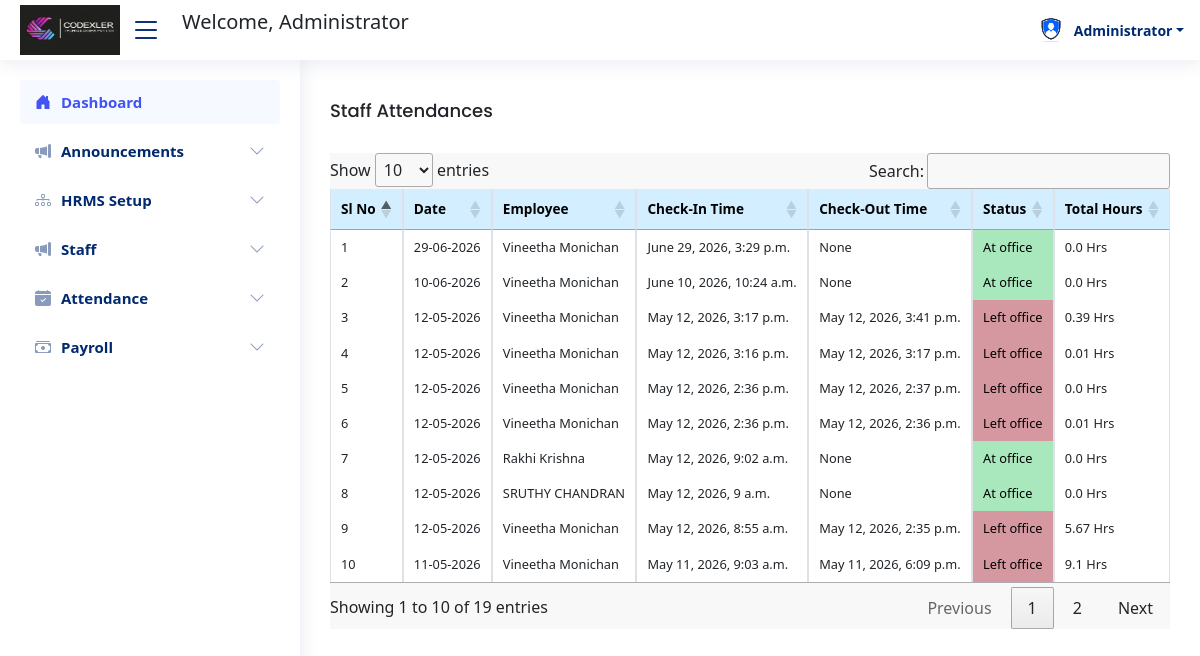
Page /view_attendance (signed in) on the committed database.
### codex_app/models.py (models this page shows, shortened)
class Registration(models.Model):
    Emp_Id = models.CharField(max_length=200, null=True, blank=True)
    First_name = models.CharField(max_length=200, null=True, blank=True)
    department = models.ForeignKey(
        Department,
        on_delete=models.SET_NULL,
        null=True,
        blank=True
    )
    designation = models.ForeignKey(
        Designation,
        on_delete=models.SET_NULL,
        null=True,
        blank=True
    )
    Email = models.EmailField(max_length=200, null=True, blank=True)
    Password = models.CharField(max_length=200, null=True, blank=True)
    Mobile_Number = models.CharField(max_length=200, null=True, blank=True)
    Registration_date = models.DateField(null=True, blank=True)
    Image = models.ImageField(upload_to='images/', null=True, blank=True)
    Gender = models.CharField(max_length=200, null=True, blank=True)
    Address = models.CharField(max_length=1000, null=True, blank=True)
    Location = models.CharField(max_length=1000, null=True, blank=True)
    User_role = models.CharField(max_length=200, null=True, blank=True)
    user = models.OneToOneField(
        User,
        on_delete=models.CASCADE,
        null=True,
        blank=True
    )

class Attendance(models.Model):
    employee = models.ForeignKey(
        Registration,
        on_delete=models.CASCADE,
        related_name="attendance_records",
        null=True,
        blank=True
    )
    date = models.DateField(default=now)
    check_in_time = models.DateTimeField(null=True, blank=True)
    check_out_time = models.DateTimeField(null=True, blank=True)
    status = models.CharField(
        max_length=50,
        choices=[
            ("Present", "Present"),
            ("Absent", "Absent"),
            ("Leave", "Leave")
        ],
        default="Present"
    )
    total_working_hours = models.FloatField(default=0.0)
    webcam_image_in = models.ImageField(
        upload_to='attendance_images/',
        null=True,
        blank=True
    )
    webcam_image_out = models.ImageField(
        upload_to='attendance_images/',
        null=True,
        blank=True
    )

### codex_app/views.py (the view)
# urls.py: path('view_attendance', views.view_attendance, name='view_attendance'),
def view_attendance(request):
    bok = Registration.objects.get(id=request.session['logg'])
    attendance = Attendance.objects.all()
    return render(request, 'view_attendance.html', {
        'attendance': attendance,
        'bok': bok
    })

### templates/view_attendance.html (shortened to what this page needs)
{% if bok.User_role == "admin" %}
{% include 'superadmin_navbar.html' %}
{% else %}
{% include 'admin_navbar.html' %}
{% endif %}
{% load static %}
<!DOCTYPE html>
<html lang="en">
<head>
    <link href="https://cdn.jsdelivr.net/npm/bootstrap@5.3.0/dist/css/bootstrap.min.css" rel="stylesheet">
    <link rel="stylesheet" href="https://pro.fontawesome.com/releases/v5.10.0/css/all.css">
    <link rel="stylesheet" href="https://cdn.datatables.net/1.13.4/css/jquery.dataTables.min.css">
</head>
<body>
  <main id="main" class="main">
    <div class="d-flex justify-content-between align-items-center mt-0.15">
        <h3 class="card-title">Staff Attendances</h3>
    </div>
    <div class="table-responsive mt-3" style="background-color: #f8f8f8;">
        <table id="attendanceTable" class="table table-sm table-bordered">
            <thead style="background-color: #D3EEFF; color: black; font-size: 0.85rem;">
                <tr>
                    <th style="background-color: #D3EEFF;color: black;">Sl No</th>
                    <th style="background-color: #D3EEFF;color: black;">Date</th>
                    <th style="background-color: #D3EEFF;color: black;">Employee</th>
                    <th style="background-color: #D3EEFF;color: black;">Check-In Time</th>
                    <th style="background-color: #D3EEFF;color: black;">Check-Out Time</th>
                    <th style="background-color: #D3EEFF;color: black;">Status</th>
                    <th style="background-color: #D3EEFF;color: black;">Total Hours</th>
                </tr>
            </thead>
            <tbody style="font-size: 0.8rem;">
                {% for record in attendance|dictsortreversed:"id" %}
                <tr class="record-row">
                    <td>{{ forloop.counter }}</td>
                    <td>{{ record.date|date:'d-m-Y' }}</td>
                    <td>{{ record.employee.First_name }}</td>
                    <td class="check_in_time">{{ record.check_in_time }}</td>
                    <td class="check_out_time">{{ record.check_out_time }}</td>
                    <td class="status">{{ record.status }}</td>
                    <td>{{ record.total_working_hours }} Hrs</td>
                </tr>
                {% endfor %}
            </tbody>
        </table>
    </div>
  </main>
</body>
</html>

### templates/superadmin_navbar.html (shortened to what this page needs)
{% load static %}
<!DOCTYPE html>
<html lang="en">
<head>
  <link rel="stylesheet" href="https://pro.fontawesome.com/releases/v5.10.0/css/all.css">
  <link rel="stylesheet" href="https://cdn.jsdelivr.net/npm/bootstrap@5.3.0/dist/css/bootstrap.min.css">
  <link rel="stylesheet" href="{% static 'assets/vendor/bootstrap-icons/bootstrap-icons.css' %}">
  <link rel="stylesheet" href="{% static 'assets/vendor/boxicons/css/boxicons.min.css' %}">
  <link rel="stylesheet" href="{% static 'assets/vendor/quill/quill.snow.css' %}">
  <link rel="stylesheet" href="{% static 'assets/vendor/remixicon/remixicon.css' %}">
  <link rel="stylesheet" href="{% static 'assets/vendor/simple-datatables/style.css' %}">
  <link rel="stylesheet" href="{% static 'assets/css/style.css' %}">
</head>
<body>
  <header id="header" class="header fixed-top d-flex align-items-center" >
    <div class="d-flex align-items-center justify-content-between" >
      <a href=""><img src="{% static 'logo_c_frame.jpeg' %}" width="100" height="50" alt=""></a>
      <i class="bi bi-list toggle-sidebar-btn"></i>
    </div>
    <div class="search-bar" >
      <p style="font-size:20px;">Welcome, {{ bok.First_name }}
     </p>
    </div>
    <nav class="header-nav ms-auto">
      <ul class="d-flex align-items-center" >
        <li class="nav-item dropdown pe-3" >
          <a class="nav-link nav-profile d-flex align-items-center pe-0" href="#" data-bs-toggle="dropdown" style="background-color: white;">
            <img src="/media/{{ bok.Image }}" alt="" width="30" style="background-color: white;">
            <span class="d-none d-md-block dropdown-toggle ps-2" style="background-color: white;">{{ bok.First_name }}</span>
          </a>
        </li>
      </ul>
    </nav>
  </header>
  <aside id="sidebar" class="sidebar" >
    <ul class="sidebar-nav" id="sidebar-nav">
      <li class="nav-item">
        <a class="nav-link {% if request.resolver_match.url_name == 'super_admin_home' %}active{% endif %}" href="{% url 'super_admin_home' %}" >
          <i class="bi bi-house-door-fill"></i> Dashboard
        </a>
      </li>
<li class="nav-item">
  <a class="nav-link collapsed"
     data-bs-toggle="collapse"
     href="#announcement-nav">
    <i class="bi bi-megaphone-fill"></i>
    <span>Announcements</span>
    <i class="bi bi-chevron-down ms-auto"></i>
  </a>
</li>
          <li class="nav-item">
    <a class="nav-link collapsed"
       data-bs-target="#hrms-nav"
       data-bs-toggle="collapse"
       href="#">
        <i class="bi bi-diagram-3"></i>
        <span>HRMS Setup</span>
        <i class="bi bi-chevron-down ms-auto"></i>
    </a>
</li>
        <li class="nav-item">
  <a class="nav-link collapsed"
     data-bs-toggle="collapse"
     href="#employee-nav">
    <i class="bi bi-megaphone-fill"></i>
    <span>Staff</span>
    <i class="bi bi-chevron-down ms-auto"></i>
  </a>
</li>
     <li class="nav-item">
    <a class="nav-link collapsed"
       data-bs-toggle="collapse"
       href="#attendanceMenu">
        <i class="bi bi-calendar-check-fill"></i>
        <span>Attendance</span>
        <i class="bi bi-chevron-down ms-auto"></i>
    </a>
</li>
<li class="nav-item">
  <a class="nav-link collapsed"
     data-bs-target="#payroll-nav"
     data-bs-toggle="collapse"
     href="#"
    >
    <i class="bi bi-cash-stack" ></i>
    Payroll
    <i class="bi bi-chevron-down ms-auto"></i>
  </a>
</li>
    </ul>
  </aside>
</body>
</html>

### static/assets/css/style.css (style rules this page uses)
:root { scroll-behavior: smooth; }
body { font-family: "Open Sans", sans-serif; background: #f6f9ff; color: #444444; }
a { color: #4154f1; text-decoration: none; }
h1, h2, h3, h4, h5, h6 { font-family: "Nunito", sans-serif; }
#main { margin-top: 60px; padding: 20px 30px; transition: all 0.3s; }
.card-title { padding: 20px 0 15px 0; font-size: 18px; font-weight: 500; color: #012970; font-family: "Poppins", sans-serif; }
.header { transition: all 0.5s; z-index: 997; height: 60px; box-shadow: 0px 2px 20px rgba(1, 41, 112, 0.1); background-color: #fff; padding-left: 20px; }
.header .toggle-sidebar-btn { font-size: 32px; padding-left: 10px; cursor: pointer; color: #012970; }
.header .search-bar { min-width: 360px; padding: 0 20px; }
.header-nav ul { list-style: none; }
.header-nav>ul { margin: 0; padding: 0; }
.header-nav .nav-profile { color: #012970; }
.header-nav .nav-profile img { max-height: 36px; }
.header-nav .nav-profile span { font-size: 14px; font-weight: 600; }
.sidebar { position: fixed; top: 60px; left: 0; bottom: 0; width: 300px; z-index: 996; transition: all 0.3s; padding: 20px; overflow-y: auto; scrollbar-width: thin; scrollbar-color: #aab7cf transparent; box-shadow: 0px 0px 20px rgba(1, 41, 112, 0.1); background-color: #fff; }
@media (min-width: 1200px) { #main, #footer { margin-left: 300px; } }
.sidebar-nav { padding: 0; margin: 0; list-style: none; }
.sidebar-nav li { padding: 0; margin: 0; list-style: none; }
.sidebar-nav .nav-item { margin-bottom: 5px; }
.sidebar-nav .nav-link { display: flex; align-items: center; font-size: 15px; font-weight: 600; color: #4154f1; transition: 0.3; background: #f6f9ff; padding: 10px 15px; border-radius: 4px; }
.sidebar-nav .nav-link i { font-size: 16px; margin-right: 10px; color: #4154f1; }
.sidebar-nav .nav-link.collapsed { color: #012970; background: #fff; }
.sidebar-nav .nav-link.collapsed i { color: #899bbd; }
.sidebar-nav .nav-link .bi-chevron-down { margin-right: 0; transition: transform 0.2s ease-in-out; }

### rows in the picture
Registration: First_name "Administrator", Image (picture)
Attendance: date "29-06-2026", employee.First_name "Vineetha Monichan", check_in_time "June 29, 2026, 3:29 p.m.", check_out_time "None", total_working_hours "0.0"
Attendance: date "10-06-2026", employee.First_name "Vineetha Monichan", check_in_time "June 10, 2026, 10:24 a.m.", check_out_time "None", total_working_hours "0.0"
Attendance: date "12-05-2026", employee.First_name "Vineetha Monichan", check_in_time "May 12, 2026, 3:17 p.m.", check_out_time "May 12, 2026, 3:41 p.m.", total_working_hours "0.39"
Attendance: date "12-05-2026", employee.First_name "Vineetha Monichan", check_in_time "May 12, 2026, 3:16 p.m.", check_out_time "May 12, 2026, 3:17 p.m.", total_working_hours "0.01"
Attendance: date "12-05-2026", employee.First_name "Vineetha Monichan", check_in_time "May 12, 2026, 2:36 p.m.", check_out_time "May 12, 2026, 2:37 p.m.", total_working_hours "0.0"
Attendance: date "12-05-2026", employee.First_name "Vineetha Monichan", check_in_time "May 12, 2026, 2:36 p.m.", check_out_time "May 12, 2026, 2:36 p.m.", total_working_hours "0.01"
Attendance: date "12-05-2026", employee.First_name "Rakhi Krishna", check_in_time "May 12, 2026, 9:02 a.m.", check_out_time "None", total_working_hours "0.0"
Attendance: date "12-05-2026", employee.First_name "SRUTHY CHANDRAN", check_in_time "May 12, 2026, 9 a.m.", check_out_time "None", total_working_hours "0.0"
Attendance: date "12-05-2026", employee.First_name "Vineetha Monichan", check_in_time "May 12, 2026, 8:55 a.m.", check_out_time "May 12, 2026, 2:35 p.m.", total_working_hours "5.67"
Attendance: date "11-05-2026", employee.First_name "Vineetha Monichan", check_in_time "May 11, 2026, 9:03 a.m.", check_out_time "May 11, 2026, 6:09 p.m.", total_working_hours "9.1"
